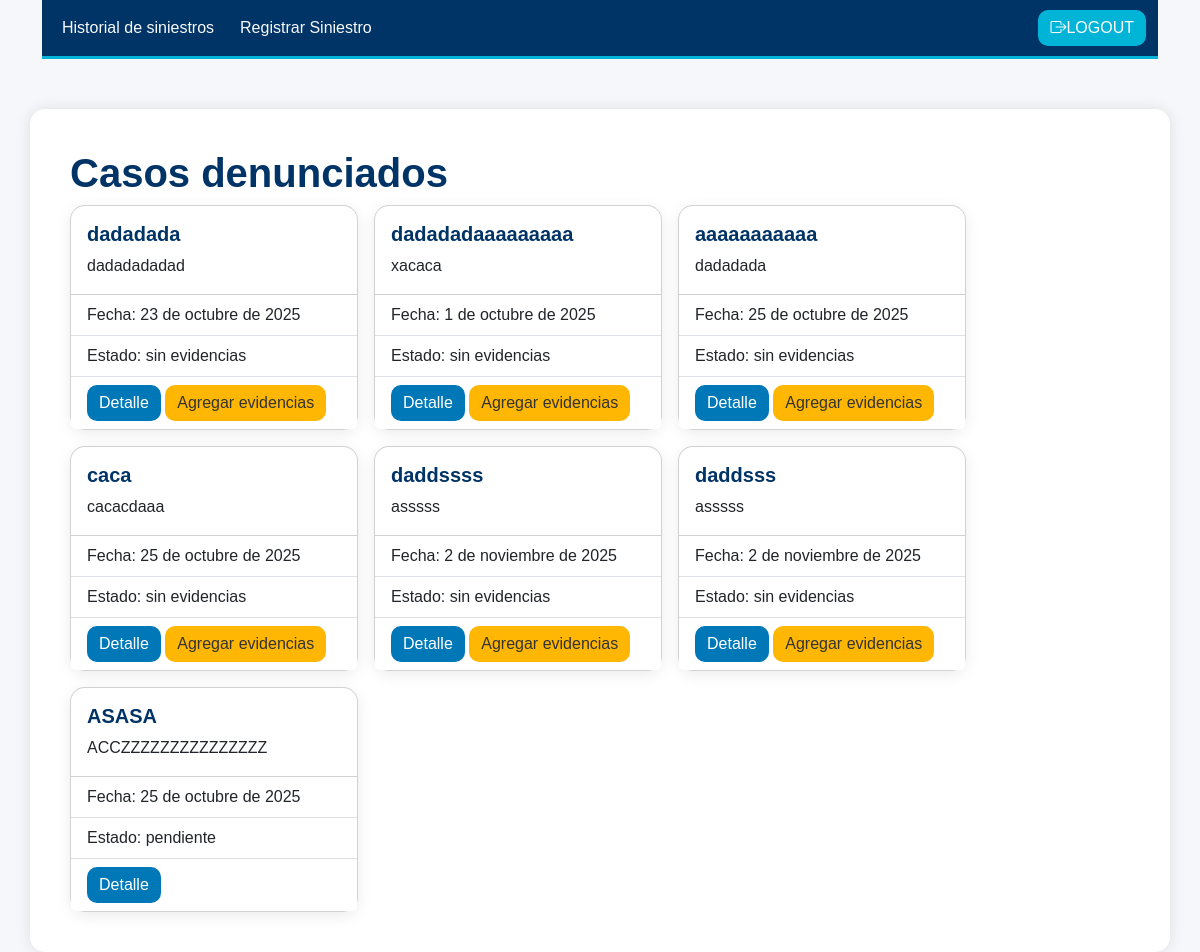
Page / (signed in) on the earlier database version.
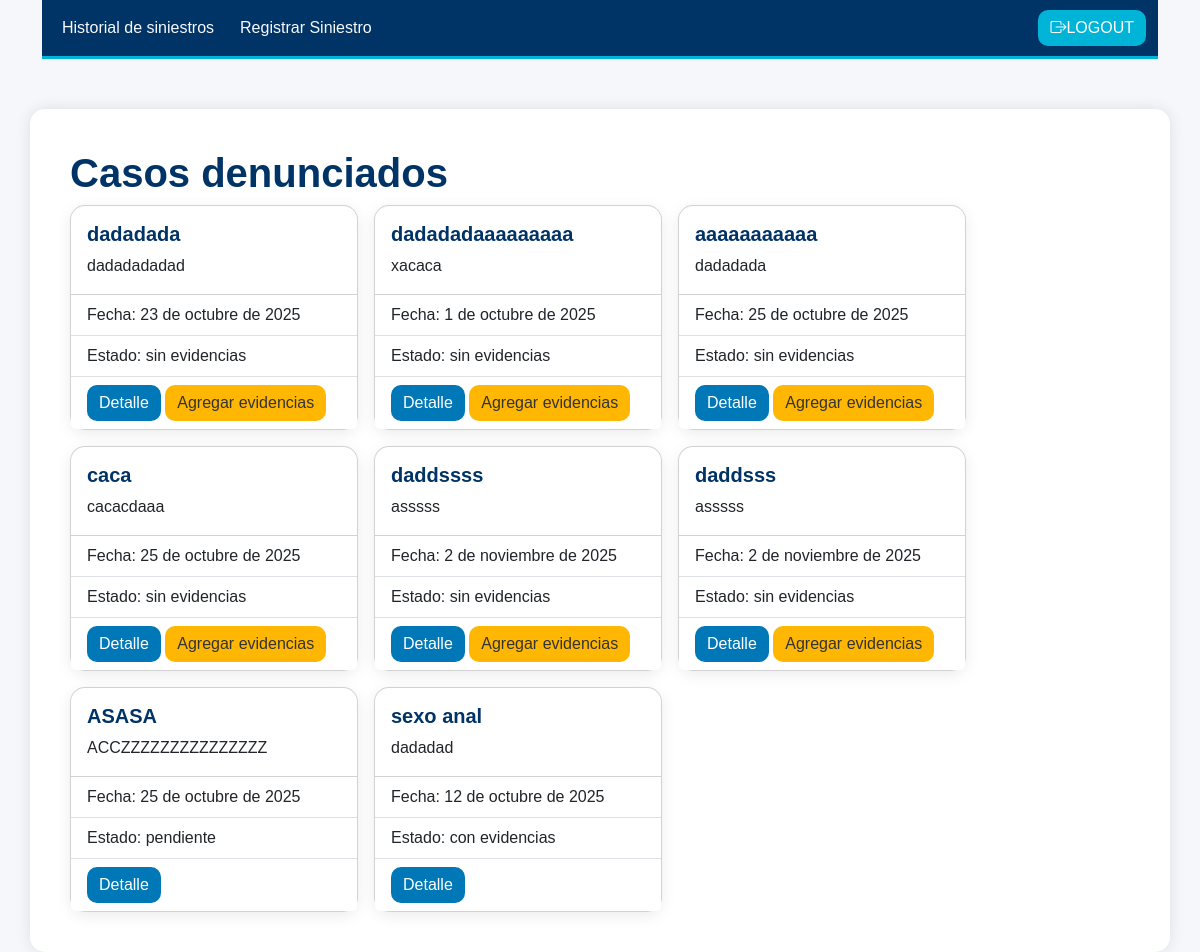
Same page on the later database version.
### ClienteSiniestro/models.py (models this page shows, shortened)
class Sinis(models.Model):
    asunto = models.CharField(max_length=100, unique=True)
    descripcion = models.TextField()
    fecha = models.DateField()
    imagen1 = models.ImageField(upload_to='Cliente', null=True, blank=True)
    imagen2 = models.ImageField(upload_to='Cliente', null=True, blank=True)
    imagen3 = models.ImageField(upload_to='Cliente', null=True, blank=True)
    imagen4 = models.ImageField(upload_to='Cliente', null=True, blank=True)
    imagen5 = models.ImageField(upload_to='Cliente', null=True, blank=True)
    expli1 = models.CharField(max_length=100, blank=True)
    expli2 = models.CharField(max_length=100, blank=True)
    expli3 = models.CharField(max_length=100, blank=True)
    expli4 = models.CharField(max_length=100, blank=True)
    expli5 = models.CharField(max_length=100, blank=True)
    estado = models.CharField(max_length=50, default='pendiente')

### ClienteSiniestro/views.py (the view)
# urls.py: path('', sinView, name='list'),
@login_required
def sinView(request):
    return render(request, 'ClienteSiniestro/sin_view.html', {'sinis': Sinis.objects.all})

### ClienteSiniestro/templates/ClienteSiniestro/sin_view.html
{% extends "ClienteSiniestro/base.html" %}
{% block content %}
<h1>Casos denunciados</h1>
<div class="d-flex flex-wrap gap-3">
    {% for s in sinis %}
    <div class="card" style="width: 18rem;">
        <div class="card-body">
            <h5 class="card-title">{{ s.asunto }}</h5>
            <p class="card-text">{{ s.descripcion }}</p>
        </div>
        <ul class="list-group list-group-flush">
            <li class="list-group-item">Fecha: {{ s.fecha }}</li>
            <li class="list-group-item">Estado: {{ s.estado }}</li>
            <li class="list-group-item">
                <a href="{% url 'detail' s.id %}" class="btn btn-primary">Detalle</a>
                {% if s.estado == "sin evidencias" %}
                <a href="{% url 'evidence' s.id %}" class="btn btn-warning">Agregar evidencias</a>
                {% endif %}
            </li>
        </ul>
    </div>
    {% empty %}
    <h3>No se han denunciado siniestros aun</h3>
    {% endfor %}
</div>
{% endblock content %}

### ClienteSiniestro/templates/ClienteSiniestro/base.html (shortened to what this page needs)
<!DOCTYPE html>
<html lang="en">
  <head>
    <link href="https://cdn.jsdelivr.net/npm/bootstrap@5.3.2/dist/css/bootstrap.min.css" rel="stylesheet" />
    <link rel="stylesheet" href="https://cdn.jsdelivr.net/npm/bootstrap-icons@1.10.2/font/bootstrap-icons.css" />
    {% load static %}
    <link rel="stylesheet" href="{% static 'css/styles.css' %}" />
  </head>
  <body>
    <header class="container">
      <nav class="navbar navbar-expand-lg bg-light">
        <div class="container-fluid">
          <div class="collapse navbar-collapse" id="navbarSupportedContent">
            <ul class="navbar-nav me-auto mb-2 mb-lg-0">
              {% if user.is_authenticated %}
              <li class="nav-item">
                <a class="nav-link" aria-current="page" href="{% url 'list' %}">Historial de siniestros</a>
              </li>
                <li class="nav-item">
                  <a class="nav-link" aria-current="page" href="{% url 'create' %}">Registrar Siniestro</a>
                </li>
              {% endif %}
            </ul>
            <div class="d-flex" role="search">
              {% if user.is_authenticated %}
                <a class="btn btn-light" href="{% url 'logout' %}"><i class="bi bi-box-arrow-right"></i>LOGOUT</a>
              {% else %}
                <a class="btn btn-light" href="{% url 'login' %}"><i class="bi bi-person-fill"></i>LOGIN</a>
              {% endif %}
            </div>
          </div>
        </div>
      </nav>
    </header>
    <main class="container">
      {% block content %}
      {% endblock content %}
    </main>
  </body>
</html>

### ClienteSiniestro/static/css/styles.css (style rules this page uses)
body { font-family: "Poppins", sans-serif; background-color: #f5f7fa; color: #333; margin: 0; padding: 0; }
h1, h2, h3 { font-weight: 600; color: #003366; }
a { text-decoration: none; }
.btn { border-radius: 10px !important; transition: all 0.3s ease; }
.navbar { background-color: #003366 !important; border-bottom: 3px solid #00b4d8; }
.navbar .nav-link { color: #f8f9fa !important; font-weight: 500; margin-right: 10px; }
.navbar .btn { background-color: #00b4d8; color: white; border: none; }
main.container { margin-top: 50px; background: white; padding: 40px; border-radius: 15px; box-shadow: 0 0 15px rgba(0,0,0,0.1); }
.card { border-radius: 15px; box-shadow: 0 4px 15px rgba(0, 0, 0, 0.08); transition: transform 0.3s ease; }
.card-title { color: #003366; font-weight: 600; }
.card .btn-primary { background-color: #0077b6; border: none; }
.card .btn-warning { background-color: #ffb703; border: none; color: #333; }

Differences in the rows shown:
added Sinis: asunto "sexo anal", descripcion "dadadad", fecha "12 de octubre de 2025", estado "con evidencias"
